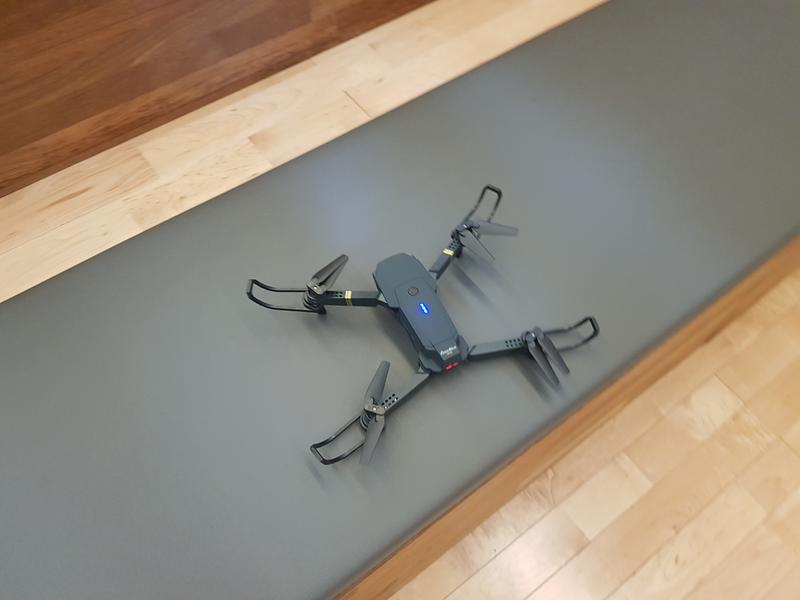
#> input picture image/20200423_162142_011.jpg, 800 x 600 px
$ python rotateIMG.py --directory image --savedirectory out
#> lines starting #> are read from the running program, lines starting #| are printed output that depends on the picture
import numpy as np
import os
from os import listdir
from os.path import isfile, join
from PIL import Image
import argparse
import cv2

np.random.seed(3)


parser = argparse.ArgumentParser(description="generate images")
parser.add_argument('-d', '--directory', type=str, required=True, help='Directory containing the images')
parser.add_argument('-s', '--savedirectory', type=str, required=True, help='Directory savingthe images')
args = parser.parse_args()


filename_in_dir = []
filename = './' + args.directory
savefilename = './'+ args.savedirectory
counts= 0
for root, dirs, files in os.walk(filename ): #하위폴더
    for  fname in files:
        full_fname = os.path.join(root, fname)
        filename_in_dir.append(full_fname)

for file_image in filename_in_dir:
    counts += 1
    #print(imagename, counts)
    img = cv2.imread(file_image)
#> img is the input picture: shape (600, 800, 3); mean B, G, R 125.8, 139.7, 150.3
    h, w = img.shape[:2]
#> h = 600; w = 800
    M = cv2.getRotationMatrix2D((w/2, h/2), -90, 1)
    Rotatedimg = cv2.warpAffine(img, M, (w, h))
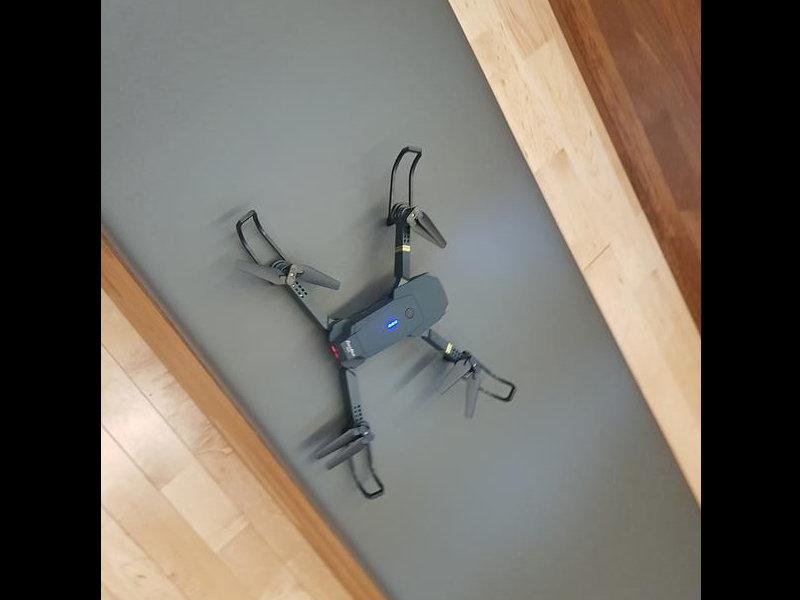
#> Rotatedimg: shape (600, 800, 3); mean B, G, R 97.1, 105.6, 111.7
    imagename=file_image.split('\\')[-1]
    cv2.imwrite(savefilename+'/'+imagename,Rotatedimg)
    print(savefilename+'/'+imagename)
#> pass 2 of the loop `for file_image in filename_in_dir:`:
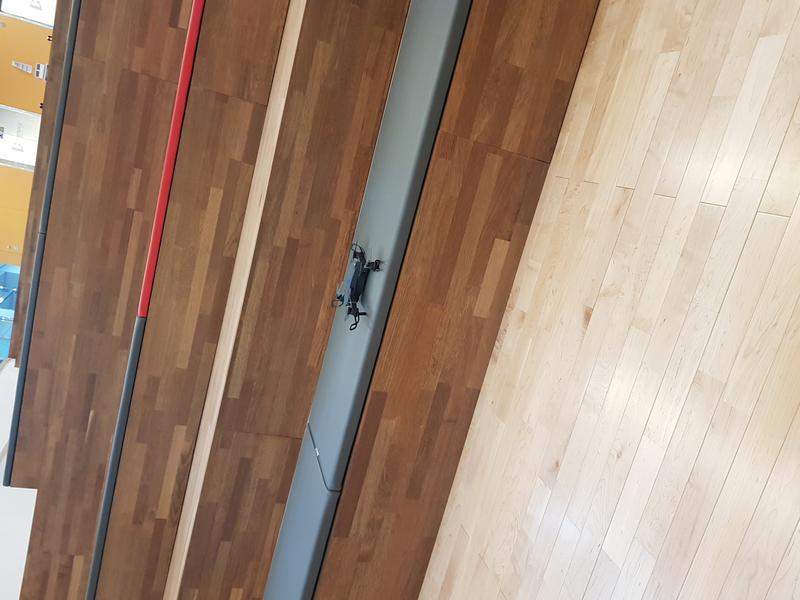
#> input picture image/20200423_162121_005.jpg, 800 x 600 px
#> img is the input picture: shape (600, 800, 3); mean B, G, R 124.6, 141.8, 165.7
#> `Rotatedimg = cv2.warpAffine(img, M, (w, h))`:
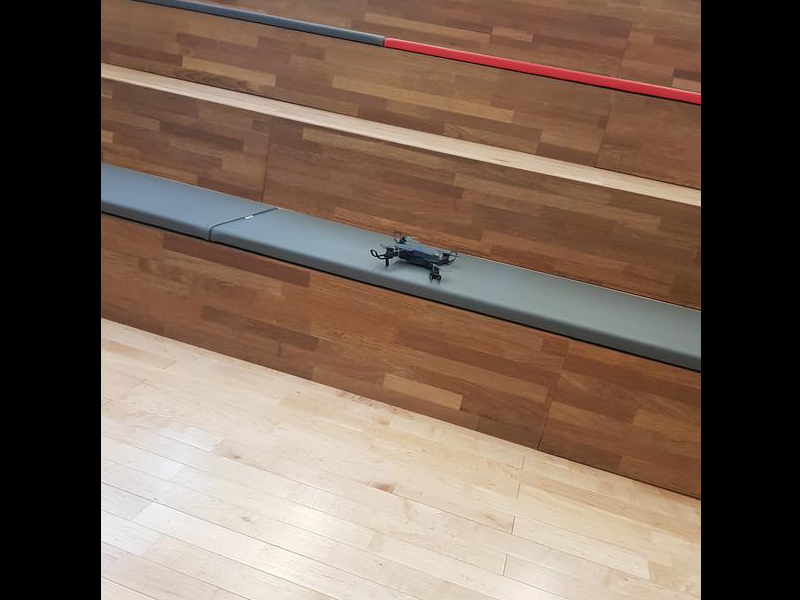
#> Rotatedimg: shape (600, 800, 3); mean B, G, R 85.4, 98.6, 118.4
